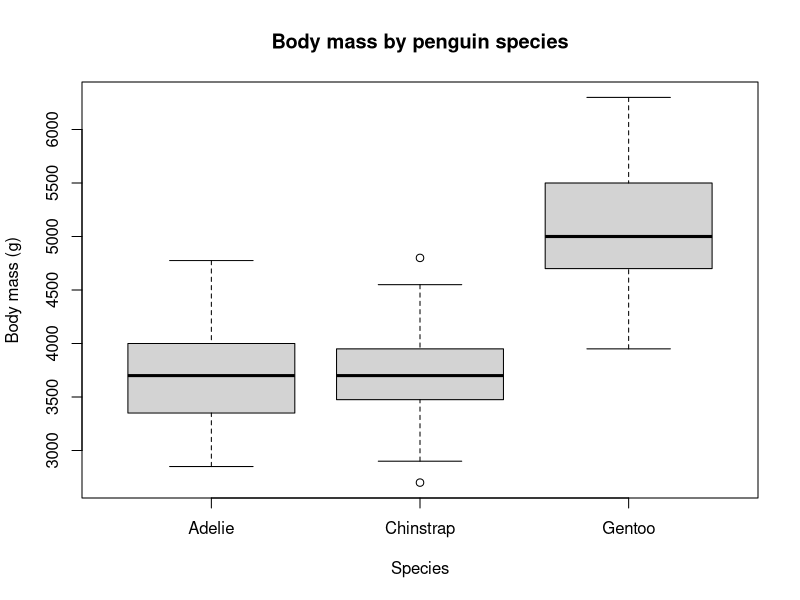

Here is the R script that generated this plot:
## ---- chunk 1
library(palmerpenguins)

penguins <- palmerpenguins::penguins
head(penguins)
## ---- chunk 2
cat("Number of observations:", nrow(penguins), "\n")
cat("Number of variables:", ncol(penguins), "\n")

colSums(is.na(penguins))
## ---- chunk 3
analysis_penguins <- penguins[
  complete.cases(
    penguins[, c("species", "body_mass_g", "bill_length_mm", "bill_depth_mm")]
  ),
  c("species", "body_mass_g", "bill_length_mm", "bill_depth_mm")
]

cat("Rows before removing missing values:", nrow(penguins), "\n")
cat("Rows after removing missing values:", nrow(analysis_penguins), "\n")

head(analysis_penguins)
## ---- chunk 4
species_summary <- aggregate(
  cbind(body_mass_g, bill_length_mm, bill_depth_mm) ~ species,
  data = analysis_penguins,
  FUN = mean
)

species_summary[, -1] <- round(species_summary[, -1], 1)

species_summary
## ---- chunk 5
#| label: fig-body-mass-species
#| fig-cap: "Distribution of body mass across the three Palmer penguin species."

boxplot(
  body_mass_g ~ species,
  data = analysis_penguins,
  xlab = "Species",
  ylab = "Body mass (g)",
  main = "Body mass by penguin species"
)
## ---- chunk 6
bill_correlations <- sapply(
  split(analysis_penguins, analysis_penguins$species),
  function(group) {
    cor(group$bill_length_mm, group$bill_depth_mm)
  }
)

round(bill_correlations, 3)
